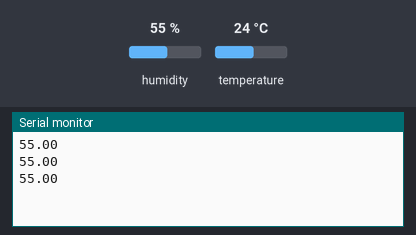
This sketch was run on a simulated Arduino Uno, built with avr-gcc and run on an emulated ATmega328P. Shown: the last lines printed to the serial monitor. The test bench sets the inputs (shaded band); at power-on: humidity 55 %, temperature 24 °C.

Above: at 2.8 s.
2.9 s: humidity set to 22 %
At 5.5 s:
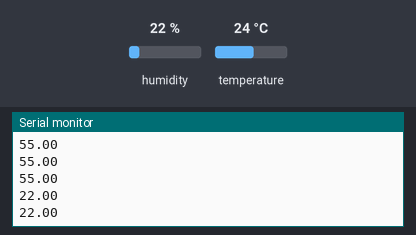
5.6 s: humidity set to 40 %
At 6.9 s:
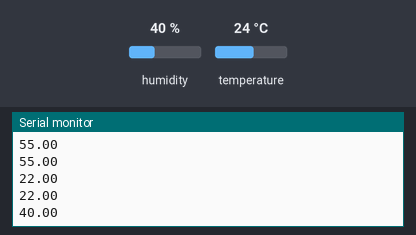
Timing chart, 0 to 8.6 s (numbered marks = the images above; inputs shaded):
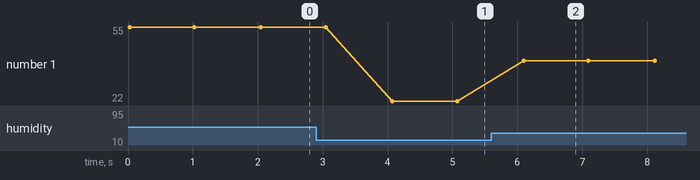

Measured:
- after the input at 2.9 s, the serial monitor: prints a new line after 1.2 s (image 1)
- after the input at 5.6 s, the serial monitor: prints a new line after 0.50 s (image 2)
- plotted number 1: 55 → 22 after the input at 2.9 s, 22 → 40 after the input at 5.6 s

The sketch:

codigoArduino.ino
```cpp
#include "DHT.h"                      // importando a biblioteca
#define TIPO_SENSOR DHT11
const int PINO_SENSOR_DHT11 = A0;     // defnindo a porta de captura - variavel do tipo inteiro


DHT sensorDHT(PINO_SENSOR_DHT11, TIPO_SENSOR);  // chama a função da biblioteca


void setup() {          //função de inicializaçõa básica
Serial.begin(9600);     // definir a quantidade de dados da usb
sensorDHT.begin();      // iniciar sensor

}
void loop() {
  float umidade = sensorDHT.readHumidity();           //variavel do tipo float e onde será armazenado o dado de umidade

  if(isnan(umidade))                      // verfica se as variaveis tem dado, caso alguma delas não tenha exibe uma mensagem de erro
  {
    Serial.println("ERRO ao ler os dados do sensor"); // mensage de erro
  }else {        // label umidade
    Serial.println(umidade);          // exibe o dado de umidade              // separa para a proxima label

delay(1000); // espera 1 segundo para finalizar
  }
}
```
